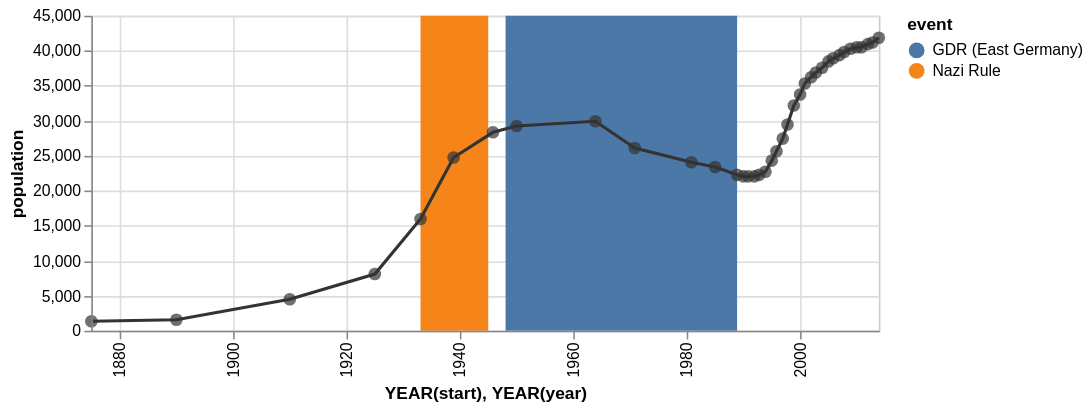

This figure's Vega-Lite source:
### Vega specification from a JSON file in a GitHub repository (floating-point values rounded to 4 significant figures)
{"$schema": "https://vega.github.io/schema/vega/v3.0.json", "description": "The population of the German city of Falkensee over time", "autosize": "pad", "padding": 5, "encode": {"update": {"stroke": {"value": "#ccc"}, "fill": {"value": "transparent"}}}, "data": [{"name": "source_0", "values": [{"year": "1875", "population": 1309}, {"year": "1890", "population": 1558}, {"year": "1910", "population": 4512}, {"year": "1925", "population": 8180}, {"year": "1933", "population": 15915}, {"year": "1939", "population": 24824}, {"year": "1946", "population": 28275}, {"year": "1950", "population": 29189}, {"year": "1964", "population": 29881}, {"year": "1971", "population": 26007}, {"year": "1981", "population": 24029}, {"year": "1985", "population": 23340}, {"year": "1989", "population": 22307}, {"year": "1990", "population": 22087}, {"year": "1991", "population": 22139}, {"year": "1992", "population": 22105}, {"year": "1993", "population": 22242}, {"year": "1994", "population": 22801}, {"year": "1995", "population": 24273}, {"year": "1996", "population": 25640}, {"year": "1997", "population": 27393}, {"year": "1998", "population": 29505}, {"year": "1999", "population": 32124}, {"year": "2000", "population": 33791}, {"year": "2001", "population": 35297}, {"year": "2002", "population": 36179}, {"year": "2003", "population": 36829}, {"year": "2004", "population": 37493}, {"year": "2005", "population": 38376}, {"year": "2006", "population": 39008}, {"year": "2007", "population": 39366}, {"year": "2008", "population": 39821}, {"year": "2009", "population": 40179}, {"year": "2010", "population": 40511}, {"year": "2011", "population": 40465}, {"year": "2012", "population": 40905}, {"year": "2013", "population": 41258}, {"year": "2014", "population": 41777}]}, {"name": "source_1", "values": [{"start": "1933", "end": "1945", "event": "Nazi Rule"}, {"start": "1948", "end": "1989", "event": "GDR (East Germany)"}]}, {"name": "data_0", "source": "source_0", "transform": [{"type": "formula", "expr": "timeParse(datum[\"year\"],'%Y')", "as": "year"}]}, {"name": "data_1", "source": "data_0", "transform": [{"type": "formula", "expr": "toDate(datum[\"year\"])", "as": "year"}, {"type": "formula", "expr": "toNumber(datum[\"population\"])", "as": "population"}, {"type": "filter", "expr": "datum[\"year\"] !== null && !isNaN(datum[\"year\"]) && datum[\"population\"] !== null && !isNaN(datum[\"population\"])"}, {"type": "formula", "as": "year_year", "expr": "datetime(year(datum[\"year\"]), 0, 1, 0, 0, 0, 0)"}, {"type": "collect", "sort": {"field": "year_year", "order": "descending"}}]}, {"name": "data_2", "source": "data_0", "transform": [{"type": "formula", "expr": "toDate(datum[\"year\"])", "as": "year"}, {"type": "formula", "expr": "toNumber(datum[\"population\"])", "as": "population"}, {"type": "filter", "expr": "datum[\"year\"] !== null && !isNaN(datum[\"year\"]) && datum[\"population\"] !== null && !isNaN(datum[\"population\"])"}, {"type": "formula", "as": "year_year", "expr": "datetime(year(datum[\"year\"]), 0, 1, 0, 0, 0, 0)"}]}, {"name": "data_3", "source": "source_1", "transform": [{"type": "formula", "expr": "timeParse(datum[\"start\"],'%Y')", "as": "start"}, {"type": "formula", "expr": "timeParse(datum[\"end\"],'%Y')", "as": "end"}, {"type": "filter", "expr": "datum[\"start\"] !== null && !isNaN(datum[\"start\"])"}, {"type": "formula", "as": "year_start", "expr": "datetime(year(datum[\"start\"]), 0, 1, 0, 0, 0, 0)"}, {"type": "formula", "as": "year_end", "expr": "datetime(year(datum[\"end\"]), 0, 1, 0, 0, 0, 0)"}]}], "signals": [{"name": "width", "update": "500"}, {"name": "height", "update": "200"}], "marks": [{"name": "layer_0_marks", "type": "rect", "from": {"data": "data_3"}, "encode": {"update": {"x": {"scale": "x", "field": "year_start"}, "x2": {"scale": "x", "field": "year_end"}, "y": {"value": 0}, "y2": {"field": {"group": "height"}}, "fill": {"scale": "color", "field": "event"}}}}, {"name": "layer_1_layer_0_marks", "type": "line", "from": {"data": "data_1"}, "encode": {"update": {"x": {"scale": "x", "field": "year_year"}, "y": {"scale": "y", "field": "population"}, "stroke": {"value": "#333"}}}}, {"name": "layer_1_layer_1_marks", "type": "symbol", "role": "pointOverlay", "from": {"data": "data_2"}, "encode": {"update": {"x": {"scale": "x", "field": "year_year"}, "y": {"scale": "y", "field": "population"}, "fill": {"value": "#333"}, "opacity": {"value": 0.7}}}}], "scales": [{"name": "x", "type": "time", "domain": {"fields": [{"data": "data_3", "field": "year_start"}, {"data": "data_3", "field": "year_end"}, {"data": "data_1", "field": "year_year"}, {"data": "data_2", "field": "year_year"}], "sort": true}, "range": [0, {"signal": "width"}], "round": true, "nice": "year"}, {"name": "color", "type": "ordinal", "domain": {"data": "data_3", "field": "event", "sort": true}, "range": "category"}, {"name": "y", "type": "linear", "domain": {"fields": [{"data": "data_1", "field": "population"}, {"data": "data_2", "field": "population"}], "sort": true}, "range": [{"signal": "height"}, 0], "round": true, "nice": true, "zero": true}], "axes": [{"scale": "x", "orient": "bottom", "tickCount": 5, "title": "YEAR(start), YEAR(year)", "zindex": 1, "encode": {"labels": {"update": {"text": {"signal": "timeFormat(datum.value, '%Y')"}, "angle": {"value": 270}, "align": {"value": "right"}, "baseline": {"value": "middle"}}}}}, {"scale": "x", "domain": false, "grid": true, "labels": false, "maxExtent": 0, "minExtent": 0, "orient": "bottom", "tickCount": 5, "ticks": false, "zindex": 0, "gridScale": "y"}, {"scale": "y", "orient": "left", "title": "population", "zindex": 1}, {"scale": "y", "domain": false, "grid": true, "labels": false, "maxExtent": 0, "minExtent": 0, "orient": "left", "ticks": false, "zindex": 0, "gridScale": "x"}], "legends": [{"fill": "color", "title": "event"}], "config": {"axis": {"minExtent": 30}}}
